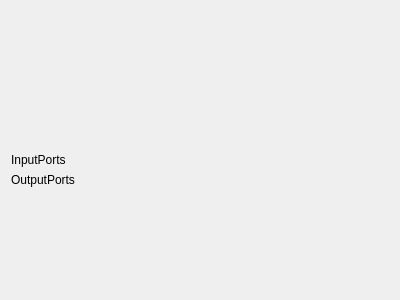
<?xml version="1.0" encoding="UTF-8"?>
<ui version="4.0">
 <class>QTaskPreview</class>
 <widget class="QWidget" name="QTaskPreview">
  <property name="geometry">
   <rect>
    <x>0</x>
    <y>0</y>
    <width>400</width>
    <height>300</height>
   </rect>
  </property>
  <property name="windowTitle">
   <string>Form</string>
  </property>
  <layout class="QVBoxLayout" name="verticalLayout">
   <item>
    <widget class="QLabel" name="url">
     <property name="text">
      <string/>
     </property>
    </widget>
   </item>
   <item>
    <layout class="QFormLayout" name="formLayout">
     <property name="fieldGrowthPolicy">
      <enum>QFormLayout::AllNonFixedFieldsGrow</enum>
     </property>
     <item row="0" column="0">
      <widget class="QLabel" name="label">
       <property name="text">
        <string>InputPorts</string>
       </property>
      </widget>
     </item>
     <item row="0" column="1">
      <widget class="QLabel" name="inputPorts">
       <property name="text">
        <string/>
       </property>
      </widget>
     </item>
     <item row="1" column="0">
      <widget class="QLabel" name="label_4">
       <property name="text">
        <string>OutputPorts</string>
       </property>
      </widget>
     </item>
     <item row="1" column="1">
      <widget class="QLabel" name="outputPorts">
       <property name="text">
        <string/>
       </property>
      </widget>
     </item>
    </layout>
   </item>
  </layout>
 </widget>
 <resources/>
 <connections/>
</ui>
